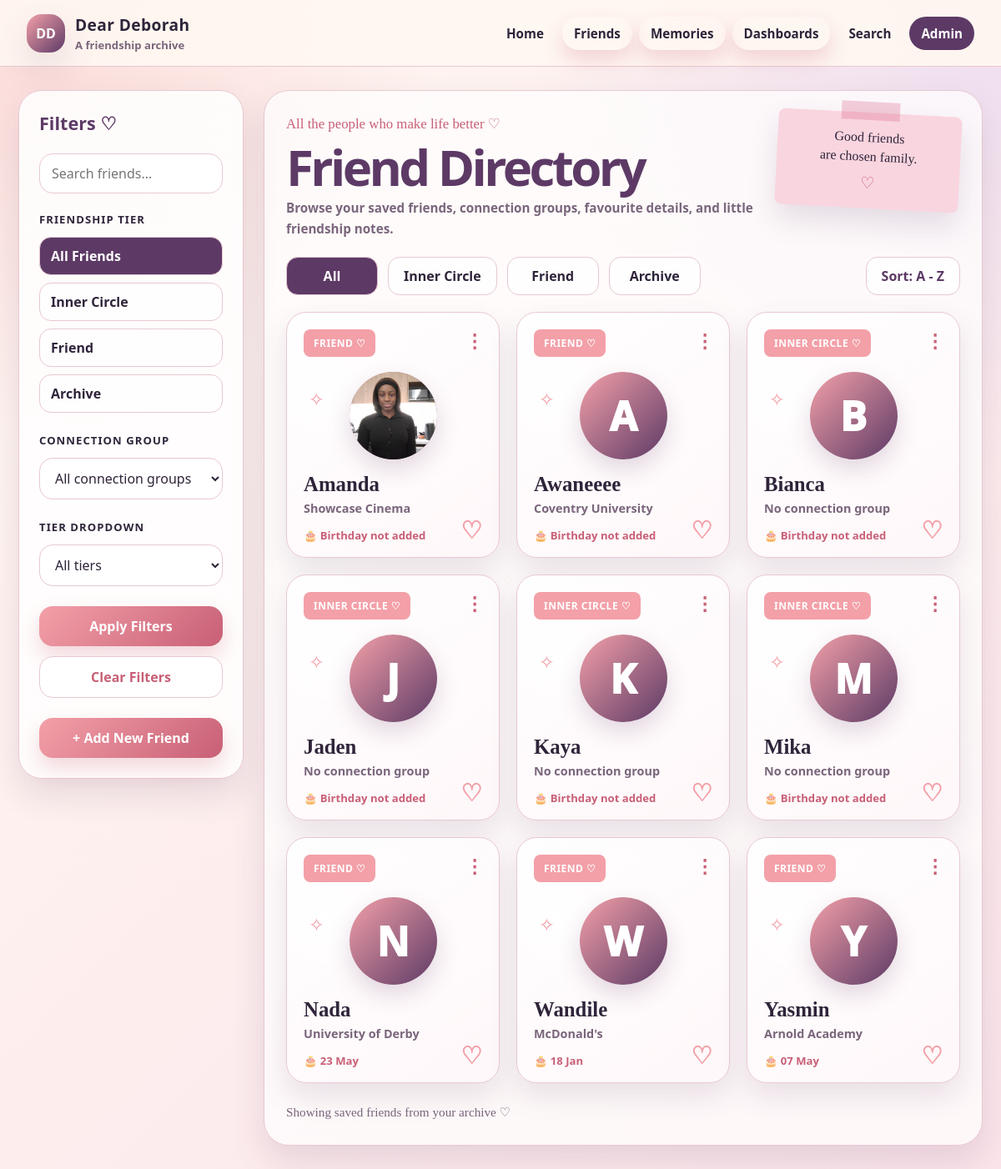
Page /friends/ on the committed database.
### friends/models.py (models this page shows, shortened)
class Friend(models.Model):
    TIER_CHOICES = [
        ("inner_circle", "Inner Circle"),
        ("friend", "Friend"),
        ("archive", "Archive"),
    ]
    MBTI_CHOICES = [
        ("", "Unknown / Not added"),
        ("INTJ", "INTJ"),
        ("INTP", "INTP"),
        ("ENTJ", "ENTJ"),
        ("ENTP", "ENTP"),
        ("INFJ", "INFJ"),
        ("INFP", "INFP"),
        ("ENFJ", "ENFJ"),
        ("ENFP", "ENFP"),
        ("ISTJ", "ISTJ"),
        ("ISFJ", "ISFJ"),
        ("ESTJ", "ESTJ"),
        ("ESFJ", "ESFJ"),
        ("ISTP", "ISTP"),
        ("ISFP", "ISFP"),
        ("ESTP", "ESTP"),
        ("ESFP", "ESFP"),
    ]
    ZODIAC_CHOICES = [
        ("", "Unknown / Not added"),
        ("Aries", "Aries"),
        ("Taurus", "Taurus"),
        ("Gemini", "Gemini"),
        ("Cancer", "Cancer"),
        ("Leo", "Leo"),
        ("Virgo", "Virgo"),
        ("Libra", "Libra"),
        ("Scorpio", "Scorpio"),
        ("Sagittarius", "Sagittarius"),
        ("Capricorn", "Capricorn"),
        ("Aquarius", "Aquarius"),
        ("Pisces", "Pisces"),
    ]
    MORNING_NIGHT_CHOICES = [
        ("", "Unknown / Not added"),
        ("morning", "Morning person"),
        ("night", "Night person"),
        ("both", "Both"),
        ("neither", "Neither"),
    ]
    SOURCE_CHOICES = [
        ("manual", "Manual entry"),
        ("google_form", "Google Form"),
        ("spreadsheet", "Spreadsheet"),
        ("other", "Other"),
    ]
    first_name = models.CharField(max_length=80)
    last_name = models.CharField(max_length=80, blank=True)
    nickname = models.CharField(max_length=80, blank=True)
    profile_picture = models.ImageField(
        upload_to="friend_profiles/",
        blank=True,
        null=True,
    )
    birthday = models.DateField(blank=True, null=True)
    how_we_met = models.TextField(blank=True)
    connection_group = models.ForeignKey(
        ConnectionGroup,
        on_delete=models.SET_NULL,
        blank=True,
        null=True,
        related_name="friends",
    )
    tier = models.CharField(max_length=30, choices=TIER_CHOICES, default="friend")
    favourite_colour = models.CharField(max_length=80, blank=True)
    favourite_food = models.CharField(max_length=120, blank=True)
    favourite_restaurant = models.CharField(max_length=120, blank=True)
    favourite_alcoholic_drink = models.CharField(max_length=120, blank=True)
    favourite_season = models.CharField(max_length=80, blank=True)
    morning_or_night = models.CharField(
        max_length=20,
        choices=MORNING_NIGHT_CHOICES,
        blank=True,
    )
    mbti = models.CharField(max_length=10, choices=MBTI_CHOICES, blank=True)
    zodiac = models.CharField(max_length=20, choices=ZODIAC_CHOICES, blank=True)
    hobbies = models.TextField(blank=True)
    sports_team = models.CharField(max_length=120, blank=True)
    notes = models.TextField(blank=True)
    data_source = models.CharField(max_length=30, choices=SOURCE_CHOICES, default="manual")
    created_at = models.DateTimeField(auto_now_add=True)
    updated_at = models.DateTimeField(auto_now=True)
    class Meta:
        ordering = ["first_name", "last_name"]
    @property
    def full_name(self):
        name = f"{self.first_name} {self.last_name}".strip()
        return name
    @property
    def display_name(self):
        if self.nickname:
            return f"{self.full_name} ({self.nickname})"
        return self.full_name
    def get_absolute_url(self):
        return reverse("friends:friend_profile", args=[self.pk])

class ConnectionGroup(models.Model):
    CATEGORY_CHOICES = [
        ("school", "School"),
        ("college", "College / Sixth Form"),
        ("university", "University"),
        ("work", "Work"),
        ("online", "Online"),
        ("family", "Family"),
        ("other", "Other"),
    ]
    name = models.CharField(max_length=120, unique=True)
    category = models.CharField(max_length=30, choices=CATEGORY_CHOICES, default="other")
    description = models.TextField(blank=True)
    colour_hex = models.CharField(max_length=7, default="#F3A0A8")
    display_order = models.PositiveIntegerField(default=0)
    class Meta:
        ordering = ["display_order", "name"]

### friends/views.py (the view, shortened to what this page needs)
# urls.py: path("friends/", views.friend_directory, name="friend_directory"),
def friend_directory(request):
    query = request.GET.get("q", "").strip()
    tier = request.GET.get("tier", "").strip()
    connection_group_id = request.GET.get("connection_group", "").strip()
    friends = Friend.objects.select_related("connection_group").all()
    if tier:
        friends = friends.filter(tier=tier)
    if connection_group_id:
        friends = friends.filter(connection_group_id=connection_group_id)
    connection_groups = ConnectionGroup.objects.all()
    context = {
        "friends": friends,
        "query": query,
        "selected_tier": tier,
        "selected_connection_group": connection_group_id,
        "connection_groups": connection_groups,
        "tier_choices": Friend.TIER_CHOICES,
    }
    return render(request, "friends/friend_directory.html", context)

### templates/friends/friend_directory.html (shortened to what this page needs)
{% extends "base.html" %}
{% block content %}
<div class="directory-layout">
    <aside class="directory-sidebar">
        <form method="get" class="sidebar-filter-form">
            <h3>Filters ♡</h3>
            <div class="sidebar-search">
                <input id="q" type="text" name="q" value="{{ query }}" placeholder="Search friends...">
            </div>
            <div class="sidebar-section">
                <h4>Friendship Tier</h4>
                <div class="tier-filter-list">
                    <a class="tier-filter {% if not selected_tier %}active{% endif %}" href="{% url 'friends:friend_directory' %}">
                        <span>All Friends</span>
                    </a>
                    {% for value, label in tier_choices %}
                        <a class="tier-filter {% if selected_tier == value %}active{% endif %}" href="{% url 'friends:friend_directory' %}?tier={{ value }}">
                            <span>{{ label }}</span>
                        </a>
                    {% endfor %}
                </div>
            </div>
            <div class="sidebar-section">
                <h4>Connection Group</h4>
                <select id="connection_group" name="connection_group">
                    <option value="">All connection groups</option>
                </select>
            </div>
            <div class="sidebar-section">
                <h4>Tier dropdown</h4>
                <select id="tier" name="tier">
                    <option value="">All tiers</option>
                </select>
            </div>
            <button type="submit" class="wide-button">Apply Filters</button>
            <a class="wide-clear-button" href="{% url 'friends:friend_directory' %}">Clear Filters</a>
            <a class="add-friend-sidebar" href="{% url 'friends:add_friend' %}">
                + Add New Friend
            </a>
        </form>
    </aside>
    <section class="directory-main">
        <div class="directory-title-row">
            <div>
                <p class="handwriting-label">All the people who make life better ♡</p>
                <h2>Friend Directory</h2>
                <p class="directory-subtitle">
                    Browse your saved friends, connection groups, favourite details, and little friendship notes.
                </p>
            </div>
            <div class="pink-note-card">
                <p>Good friends<br>are chosen family.</p>
                <span>♡</span>
            </div>
        </div>
        <div class="directory-toolbar">
            <div class="quick-tier-buttons">
                <a class="{% if not selected_tier %}active{% endif %}" href="{% url 'friends:friend_directory' %}">All</a>
                {% for value, label in tier_choices %}
                    <a class="{% if selected_tier == value %}active{% endif %}" href="{% url 'friends:friend_directory' %}?tier={{ value }}">
                        {{ label }}
                    </a>
                {% endfor %}
            </div>
            <div class="directory-sort-fake">
                <span>Sort: A - Z</span>
            </div>
        </div>
        {% if friends %}
            <div class="mockup-friend-grid">
                {% for friend in friends %}
                    <article class="mockup-friend-card">
                        <div class="card-menu-dots">⋮</div>
                        <span class="mockup-tier-label">
                            {{ friend.get_tier_display }} ♡
                        </span>
                        <div class="mockup-avatar">
                            {% if friend.profile_picture %}
                                <img src="{{ friend.profile_picture.url }}" alt="{{ friend.display_name }}">
                            {% else %}
                                <span>{{ friend.first_name|first }}</span>
                            {% endif %}
                        </div>
                        <h3>
                            <a href="{{ friend.get_absolute_url }}">{{ friend.display_name }}</a>
                        </h3>
                        {% if friend.connection_group %}
                            <p class="mockup-connection">{{ friend.connection_group.name }}</p>
                        {% else %}
                            <p class="mockup-connection">No connection group</p>
                        {% endif %}
                        <div class="mockup-card-bottom">
                            {% if friend.birthday %}
                                <span>🎂 {{ friend.birthday|date:"d M" }}</span>
                            {% else %}
                                <span>🎂 Birthday not added</span>
                            {% endif %}
                            <a href="{{ friend.get_absolute_url }}" aria-label="Open {{ friend.display_name }} profile">♡</a>
                        </div>
                    </article>
                {% endfor %}
            </div>
        {% else %}
            <p class="empty-state">
                No friends found. The filters have either done their job or committed a tiny act of sabotage.
            </p>
        {% endif %}
        <p class="directory-count-note">
            Showing saved friends from your archive ♡
        </p>
    </section>
</div>
{% endblock %}

### rows in the picture
Friend: tier "FRIEND", profile_picture (picture), display_name "Amanda", connection_group.name "Showcase Cinema", shows "🎂 Birthday not added"
Friend: tier "FRIEND", first_name|first "A", display_name "Awaneeee", connection_group.name "Coventry University", shows "🎂 Birthday not added"
Friend: tier "INNER CIRCLE", first_name|first "B", display_name "Bianca", shows "No connection group", shows "🎂 Birthday not added"
Friend: tier "INNER CIRCLE", first_name|first "J", display_name "Jaden", shows "No connection group", shows "🎂 Birthday not added"
Friend: tier "INNER CIRCLE", first_name|first "K", display_name "Kaya", shows "No connection group", shows "🎂 Birthday not added"
Friend: tier "INNER CIRCLE", first_name|first "M", display_name "Mika", shows "No connection group", shows "🎂 Birthday not added"
Friend: tier "FRIEND", first_name|first "N", display_name "Nada", connection_group.name "University of Derby", birthday "23 May"
Friend: tier "FRIEND", first_name|first "W", display_name "Wandile", connection_group.name "McDonald's", birthday "18 Jan"
Friend: tier "FRIEND", first_name|first "Y", display_name "Yasmin", connection_group.name "Arnold Academy", birthday "07 May"

### other values in the picture
{{ label }} "Inner Circle" "Friend" "Archive"
